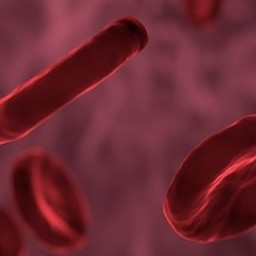
#> input picture data/red-blood-cells_256x256.jpg, 256 x 256 px
$ python opencv.py ../data/red-blood-cells_256x256.jpg out.png
#> lines starting #> are read from the running program, lines starting #| are printed output that depends on the picture; long printed decimals are rounded
import cv2
import sys
import time
import numpy as np


def adaptive_thresholding_opencv(input_path, output_path):
    # 1. 画像の読み込み (グレースケール)
#> called with input_path = '../data/red-blood-cells_256x256.jpg', output_path = 'out.png'
    src = cv2.imread(input_path, cv2.IMREAD_GRAYSCALE)
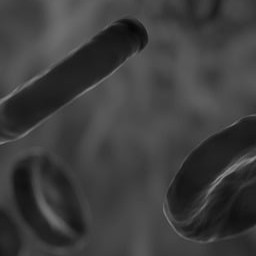
#> src: shape (256, 256); min 6, max 141, mean 61.2

    if src is None:
        print(f"Error: Could not open or find the image: {input_path}", file=sys.stderr)
        sys.exit(1)

    # 2. Adaptive Thresholdingの適用と時間計測
    elapsed_time_secs = []
    for i in range(100):
        start_time = time.time()
        dst = cv2.adaptiveThreshold(
            src,
            255,
            cv2.ADAPTIVE_THRESH_MEAN_C,  # 平均値ベース
            cv2.THRESH_BINARY,
            3,  # カーネルサイズ
            2,  # C
        )
        end_time = time.time()
        elapsed_time_sec = end_time - start_time
        elapsed_time_secs.append(elapsed_time_sec)
#> this loop made 100 passes
#> pass 1, in adaptive_thresholding_opencv, `dst = cv2.adaptiveThreshold( src, 255, cv2.ADAPTIVE_THRESH_MEAN_C,`:
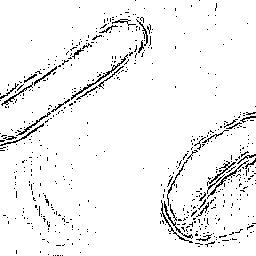
#> dst: shape (256, 256); 95.1% white; black in thin lines or dots
#> after the loop, elapsed_time_secs = 100 values, max 0.00151 at index 0, min 3.98e-05 at index 65, mean 6.53e-05

    print(
        f"Time: mean: {np.mean(elapsed_time_secs):.6f} secs",
        f"std: {np.std(elapsed_time_secs):.6f} secs",
        f"min: {np.min(elapsed_time_secs):.6f} secs",
        f"max: {np.max(elapsed_time_secs):.6f} sec",
    )
#| Time: mean: 6.5e-05 secs std: 0.000146 secs min: 4e-05 secs max: 0.001509 sec

    # 3. 画像の保存
    if not cv2.imwrite(output_path, dst):
        print(f"Error: Could not save the image: {output_path}", file=sys.stderr)
        sys.exit(1)

    print(f"Successfully processed and saved to: {output_path}")


if __name__ == "__main__":
    if len(sys.argv) != 3:
        print(
            f"Usage: python {sys.argv[0]} <InputImageFilePath> <OutputImageFilePath>",
            file=sys.stderr,
        )
        sys.exit(1)

    input_file = sys.argv[1]
    output_file = sys.argv[2]

    adaptive_thresholding_opencv(input_file, output_file)
